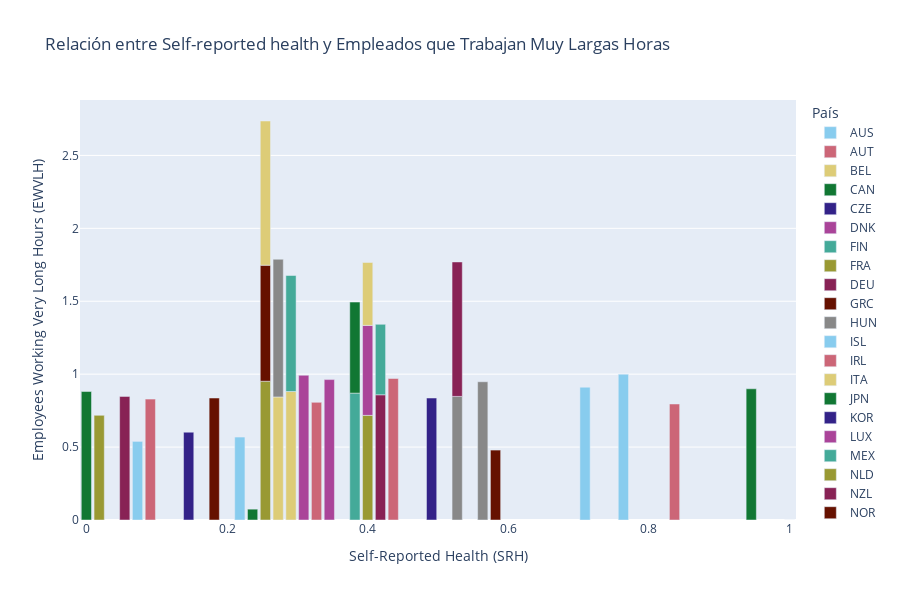

Here is the notebook cell this chart was saved with:
### Code cell
import plotly.express as px

# Asumiendo que 'data' es un pandas.DataFrame con columnas ['LOCATION','SRH','EWVLH']

# Creamos una gráfica de barras donde:
# - eje X: SRH (Self-Reported Health)
# - eje Y: EWVLH (Employees Working Very Long Hours)
# - color: país
fig = px.bar(
    data,
    x='SRH',
    y='EWVLH',
    color='LOCATION',
    orientation='v',  # barras verticales
    color_discrete_sequence=px.colors.qualitative.Safe,
    title='Relación entre Self-reported health y Empleados que Trabajan Muy Largas Horas'
)

# Ajustes finales
fig.update_layout(
    xaxis_title='Self-Reported Health (SRH)',
    yaxis_title='Employees Working Very Long Hours (EWVLH)',
    legend_title='País',
    width=900,
    height=600
)

fig.show()

### Figure 1 — Plotly figure (JSON) as saved in the notebook; plotly's stock layout.template omitted (floating-point values rounded to 4 significant figures)
{"data": [{"hovertemplate": "LOCATION=AUS<br>SRH=%{x}<br>EWVLH=%{y}<extra></extra>", "legendgroup": "AUS", "marker": {"color": "rgb(136, 204, 238)", "pattern": {"shape": ""}}, "name": "AUS", "orientation": "v", "showlegend": true, "textposition": "auto", "type": "bar", "x": [0.07273], "xaxis": "x", "y": [0.539], "yaxis": "y"}, {"hovertemplate": "LOCATION=AUT<br>SRH=%{x}<br>EWVLH=%{y}<extra></extra>", "legendgroup": "AUT", "marker": {"color": "rgb(204, 102, 119)", "pattern": {"shape": ""}}, "name": "AUT", "orientation": "v", "showlegend": true, "textposition": "auto", "type": "bar", "x": [0.3273], "xaxis": "x", "y": [0.8067], "yaxis": "y"}, {"hovertemplate": "LOCATION=BEL<br>SRH=%{x}<br>EWVLH=%{y}<extra></extra>", "legendgroup": "BEL", "marker": {"color": "rgb(221, 204, 119)", "pattern": {"shape": ""}}, "name": "BEL", "orientation": "v", "showlegend": true, "textposition": "auto", "type": "bar", "x": [0.2727], "xaxis": "x", "y": [0.8439], "yaxis": "y"}, {"hovertemplate": "LOCATION=CAN<br>SRH=%{x}<br>EWVLH=%{y}<extra></extra>", "legendgroup": "CAN", "marker": {"color": "rgb(17, 119, 51)", "pattern": {"shape": ""}}, "name": "CAN", "orientation": "v", "showlegend": true, "textposition": "auto", "type": "bar", "x": [0.0], "xaxis": "x", "y": [0.881], "yaxis": "y"}, {"hovertemplate": "LOCATION=CZE<br>SRH=%{x}<br>EWVLH=%{y}<extra></extra>", "legendgroup": "CZE", "marker": {"color": "rgb(51, 34, 136)", "pattern": {"shape": ""}}, "name": "CZE", "orientation": "v", "showlegend": true, "textposition": "auto", "type": "bar", "x": [0.4909], "xaxis": "x", "y": [0.8364], "yaxis": "y"}, {"hovertemplate": "LOCATION=DNK<br>SRH=%{x}<br>EWVLH=%{y}<extra></extra>", "legendgroup": "DNK", "marker": {"color": "rgb(170, 68, 153)", "pattern": {"shape": ""}}, "name": "DNK", "orientation": "v", "showlegend": true, "textposition": "auto", "type": "bar", "x": [0.3455], "xaxis": "x", "y": [0.9628], "yaxis": "y"}, {"hovertemplate": "LOCATION=FIN<br>SRH=%{x}<br>EWVLH=%{y}<extra></extra>", "legendgroup": "FIN", "marker": {"color": "rgb(68, 170, 153)", "pattern": {"shape": ""}}, "name": "FIN", "orientation": "v", "showlegend": true, "textposition": "auto", "type": "bar", "x": [0.3818], "xaxis": "x", "y": [0.8699], "yaxis": "y"}, {"hovertemplate": "LOCATION=FRA<br>SRH=%{x}<br>EWVLH=%{y}<extra></extra>", "legendgroup": "FRA", "marker": {"color": "rgb(153, 153, 51)", "pattern": {"shape": ""}}, "name": "FRA", "orientation": "v", "showlegend": true, "textposition": "auto", "type": "bar", "x": [0.4], "xaxis": "x", "y": [0.7175], "yaxis": "y"}, {"hovertemplate": "LOCATION=DEU<br>SRH=%{x}<br>EWVLH=%{y}<extra></extra>", "legendgroup": "DEU", "marker": {"color": "rgb(136, 34, 85)", "pattern": {"shape": ""}}, "name": "DEU", "orientation": "v", "showlegend": true, "textposition": "auto", "type": "bar", "x": [0.4182], "xaxis": "x", "y": [0.8587], "yaxis": "y"}, {"hovertemplate": "LOCATION=GRC<br>SRH=%{x}<br>EWVLH=%{y}<extra></extra>", "legendgroup": "GRC", "marker": {"color": "rgb(102, 17, 0)", "pattern": {"shape": ""}}, "name": "GRC", "orientation": "v", "showlegend": true, "textposition": "auto", "type": "bar", "x": [0.1818], "xaxis": "x", "y": [0.8364], "yaxis": "y"}, {"hovertemplate": "LOCATION=HUN<br>SRH=%{x}<br>EWVLH=%{y}<extra></extra>", "legendgroup": "HUN", "marker": {"color": "rgb(136, 136, 136)", "pattern": {"shape": ""}}, "name": "HUN", "orientation": "v", "showlegend": true, "textposition": "auto", "type": "bar", "x": [0.5636], "xaxis": "x", "y": [0.948], "yaxis": "y"}, {"hovertemplate": "LOCATION=ISL<br>SRH=%{x}<br>EWVLH=%{y}<extra></extra>", "legendgroup": "ISL", "marker": {"color": "rgb(136, 204, 238)", "pattern": {"shape": ""}}, "name": "ISL", "orientation": "v", "showlegend": true, "textposition": "auto", "type": "bar", "x": [0.2182], "xaxis": "x", "y": [0.5688], "yaxis": "y"}, {"hovertemplate": "LOCATION=IRL<br>SRH=%{x}<br>EWVLH=%{y}<extra></extra>", "legendgroup": "IRL", "marker": {"color": "rgb(204, 102, 119)", "pattern": {"shape": ""}}, "name": "IRL", "orientation": "v", "showlegend": true, "textposition": "auto", "type": "bar", "x": [0.09091], "xaxis": "x", "y": [0.829], "yaxis": "y"}, {"hovertemplate": "LOCATION=ITA<br>SRH=%{x}<br>EWVLH=%{y}<extra></extra>", "legendgroup": "ITA", "marker": {"color": "rgb(221, 204, 119)", "pattern": {"shape": ""}}, "name": "ITA", "orientation": "v", "showlegend": true, "textposition": "auto", "type": "bar", "x": [0.2909], "xaxis": "x", "y": [0.881], "yaxis": "y"}, {"hovertemplate": "LOCATION=JPN<br>SRH=%{x}<br>EWVLH=%{y}<extra></extra>", "legendgroup": "JPN", "marker": {"color": "rgb(17, 119, 51)", "pattern": {"shape": ""}}, "name": "JPN", "orientation": "v", "showlegend": true, "textposition": "auto", "type": "bar", "x": [0.9455], "xaxis": "x", "y": [0.8996], "yaxis": "y"}, {"hovertemplate": "LOCATION=KOR<br>SRH=%{x}<br>EWVLH=%{y}<extra></extra>", "legendgroup": "KOR", "marker": {"color": "rgb(51, 34, 136)", "pattern": {"shape": ""}}, "name": "KOR", "orientation": "v", "showlegend": true, "textposition": "auto", "type": "bar", "x": [1.0], "xaxis": "x", "y": [0.0], "yaxis": "y"}, {"hovertemplate": "LOCATION=LUX<br>SRH=%{x}<br>EWVLH=%{y}<extra></extra>", "legendgroup": "LUX", "marker": {"color": "rgb(170, 68, 153)", "pattern": {"shape": ""}}, "name": "LUX", "orientation": "v", "showlegend": true, "textposition": "auto", "type": "bar", "x": [0.3091], "xaxis": "x", "y": [0.9926], "yaxis": "y"}, {"hovertemplate": "LOCATION=MEX<br>SRH=%{x}<br>EWVLH=%{y}<extra></extra>", "legendgroup": "MEX", "marker": {"color": "rgb(68, 170, 153)", "pattern": {"shape": ""}}, "name": "MEX", "orientation": "v", "showlegend": true, "textposition": "auto", "type": "bar", "x": [0.4182], "xaxis": "x", "y": [0.4833], "yaxis": "y"}, {"hovertemplate": "LOCATION=NLD<br>SRH=%{x}<br>EWVLH=%{y}<extra></extra>", "legendgroup": "NLD", "marker": {"color": "rgb(153, 153, 51)", "pattern": {"shape": ""}}, "name": "NLD", "orientation": "v", "showlegend": true, "textposition": "auto", "type": "bar", "x": [0.2545], "xaxis": "x", "y": [0.9517], "yaxis": "y"}, {"hovertemplate": "LOCATION=NZL<br>SRH=%{x}<br>EWVLH=%{y}<extra></extra>", "legendgroup": "NZL", "marker": {"color": "rgb(136, 34, 85)", "pattern": {"shape": ""}}, "name": "NZL", "orientation": "v", "showlegend": true, "textposition": "auto", "type": "bar", "x": [0.05455], "xaxis": "x", "y": [0.8476], "yaxis": "y"}, {"hovertemplate": "LOCATION=NOR<br>SRH=%{x}<br>EWVLH=%{y}<extra></extra>", "legendgroup": "NOR", "marker": {"color": "rgb(102, 17, 0)", "pattern": {"shape": ""}}, "name": "NOR", "orientation": "v", "showlegend": true, "textposition": "auto", "type": "bar", "x": [0.2545], "xaxis": "x", "y": [0.7955], "yaxis": "y"}, {"hovertemplate": "LOCATION=POL<br>SRH=%{x}<br>EWVLH=%{y}<extra></extra>", "legendgroup": "POL", "marker": {"color": "rgb(136, 136, 136)", "pattern": {"shape": ""}}, "name": "POL", "orientation": "v", "showlegend": true, "textposition": "auto", "type": "bar", "x": [0.5273], "xaxis": "x", "y": [0.8476], "yaxis": "y"}, {"hovertemplate": "LOCATION=PRT<br>SRH=%{x}<br>EWVLH=%{y}<extra></extra>", "legendgroup": "PRT", "marker": {"color": "rgb(136, 204, 238)", "pattern": {"shape": ""}}, "name": "PRT", "orientation": "v", "showlegend": true, "textposition": "auto", "type": "bar", "x": [0.7091], "xaxis": "x", "y": [0.9108], "yaxis": "y"}, {"hovertemplate": "LOCATION=SVK<br>SRH=%{x}<br>EWVLH=%{y}<extra></extra>", "legendgroup": "SVK", "marker": {"color": "rgb(204, 102, 119)", "pattern": {"shape": ""}}, "name": "SVK", "orientation": "v", "showlegend": true, "textposition": "auto", "type": "bar", "x": [0.4364], "xaxis": "x", "y": [0.9703], "yaxis": "y"}, {"hovertemplate": "LOCATION=ESP<br>SRH=%{x}<br>EWVLH=%{y}<extra></extra>", "legendgroup": "ESP", "marker": {"color": "rgb(221, 204, 119)", "pattern": {"shape": ""}}, "name": "ESP", "orientation": "v", "showlegend": true, "textposition": "auto", "type": "bar", "x": [0.2545], "xaxis": "x", "y": [0.9888], "yaxis": "y"}, {"hovertemplate": "LOCATION=SWE<br>SRH=%{x}<br>EWVLH=%{y}<extra></extra>", "legendgroup": "SWE", "marker": {"color": "rgb(17, 119, 51)", "pattern": {"shape": ""}}, "name": "SWE", "orientation": "v", "showlegend": true, "textposition": "auto", "type": "bar", "x": [0.2364], "xaxis": "x", "y": [0.07435], "yaxis": "y"}, {"hovertemplate": "LOCATION=CHE<br>SRH=%{x}<br>EWVLH=%{y}<extra></extra>", "legendgroup": "CHE", "marker": {"color": "rgb(51, 34, 136)", "pattern": {"shape": ""}}, "name": "CHE", "orientation": "v", "showlegend": true, "textposition": "auto", "type": "bar", "x": [0.1455], "xaxis": "x", "y": [0.6022], "yaxis": "y"}, {"hovertemplate": "LOCATION=TUR<br>SRH=%{x}<br>EWVLH=%{y}<extra></extra>", "legendgroup": "TUR", "marker": {"color": "rgb(170, 68, 153)", "pattern": {"shape": ""}}, "name": "TUR", "orientation": "v", "showlegend": true, "textposition": "auto", "type": "bar", "x": [0.4], "xaxis": "x", "y": [0.6171], "yaxis": "y"}, {"hovertemplate": "LOCATION=GBR<br>SRH=%{x}<br>EWVLH=%{y}<extra></extra>", "legendgroup": "GBR", "marker": {"color": "rgb(68, 170, 153)", "pattern": {"shape": ""}}, "name": "GBR", "orientation": "v", "showlegend": true, "textposition": "auto", "type": "bar", "x": [0.2909], "xaxis": "x", "y": [0.7955], "yaxis": "y"}, {"hovertemplate": "LOCATION=USA<br>SRH=%{x}<br>EWVLH=%{y}<extra></extra>", "legendgroup": "USA", "marker": {"color": "rgb(153, 153, 51)", "pattern": {"shape": ""}}, "name": "USA", "orientation": "v", "showlegend": true, "textposition": "auto", "type": "bar", "x": [0.01818], "xaxis": "x", "y": [0.7175], "yaxis": "y"}, {"hovertemplate": "LOCATION=CHL<br>SRH=%{x}<br>EWVLH=%{y}<extra></extra>", "legendgroup": "CHL", "marker": {"color": "rgb(136, 34, 85)", "pattern": {"shape": ""}}, "name": "CHL", "orientation": "v", "showlegend": true, "textposition": "auto", "type": "bar", "x": [0.5273], "xaxis": "x", "y": [0.9219], "yaxis": "y"}, {"hovertemplate": "LOCATION=EST<br>SRH=%{x}<br>EWVLH=%{y}<extra></extra>", "legendgroup": "EST", "marker": {"color": "rgb(102, 17, 0)", "pattern": {"shape": ""}}, "name": "EST", "orientation": "v", "showlegend": true, "textposition": "auto", "type": "bar", "x": [0.5818], "xaxis": "x", "y": [0.4796], "yaxis": "y"}, {"hovertemplate": "LOCATION=ISR<br>SRH=%{x}<br>EWVLH=%{y}<extra></extra>", "legendgroup": "ISR", "marker": {"color": "rgb(136, 136, 136)", "pattern": {"shape": ""}}, "name": "ISR", "orientation": "v", "showlegend": true, "textposition": "auto", "type": "bar", "x": [0.2727], "xaxis": "x", "y": [0.9442], "yaxis": "y"}, {"hovertemplate": "LOCATION=LVA<br>SRH=%{x}<br>EWVLH=%{y}<extra></extra>", "legendgroup": "LVA", "marker": {"color": "rgb(136, 204, 238)", "pattern": {"shape": ""}}, "name": "LVA", "orientation": "v", "showlegend": true, "textposition": "auto", "type": "bar", "x": [0.7636], "xaxis": "x", "y": [1.0], "yaxis": "y"}, {"hovertemplate": "LOCATION=RUS<br>SRH=%{x}<br>EWVLH=%{y}<extra></extra>", "legendgroup": "RUS", "marker": {"color": "rgb(204, 102, 119)", "pattern": {"shape": ""}}, "name": "RUS", "orientation": "v", "showlegend": true, "textposition": "auto", "type": "bar", "x": [0.8364], "xaxis": "x", "y": [0.7955], "yaxis": "y"}, {"hovertemplate": "LOCATION=SVN<br>SRH=%{x}<br>EWVLH=%{y}<extra></extra>", "legendgroup": "SVN", "marker": {"color": "rgb(221, 204, 119)", "pattern": {"shape": ""}}, "name": "SVN", "orientation": "v", "showlegend": true, "textposition": "auto", "type": "bar", "x": [0.4], "xaxis": "x", "y": [0.4312], "yaxis": "y"}, {"hovertemplate": "LOCATION=OECD<br>SRH=%{x}<br>EWVLH=%{y}<extra></extra>", "legendgroup": "OECD", "marker": {"color": "rgb(17, 119, 51)", "pattern": {"shape": ""}}, "name": "OECD", "orientation": "v", "showlegend": true, "textposition": "auto", "type": "bar", "x": [0.3818], "xaxis": "x", "y": [0.6245], "yaxis": "y"}], "layout": {"barmode": "relative", "height": 600, "legend": {"title": {"text": "País"}, "tracegroupgap": 0}, "title": {"text": "Relación entre Self-reported health y Empleados que Trabajan Muy Largas Horas"}, "width": 900, "xaxis": {"anchor": "y", "domain": [0, 1], "title": {"text": "Self-Reported Health (SRH)"}}, "yaxis": {"anchor": "x", "domain": [0, 1], "title": {"text": "Employees Working Very Long Hours (EWVLH)"}}}}
